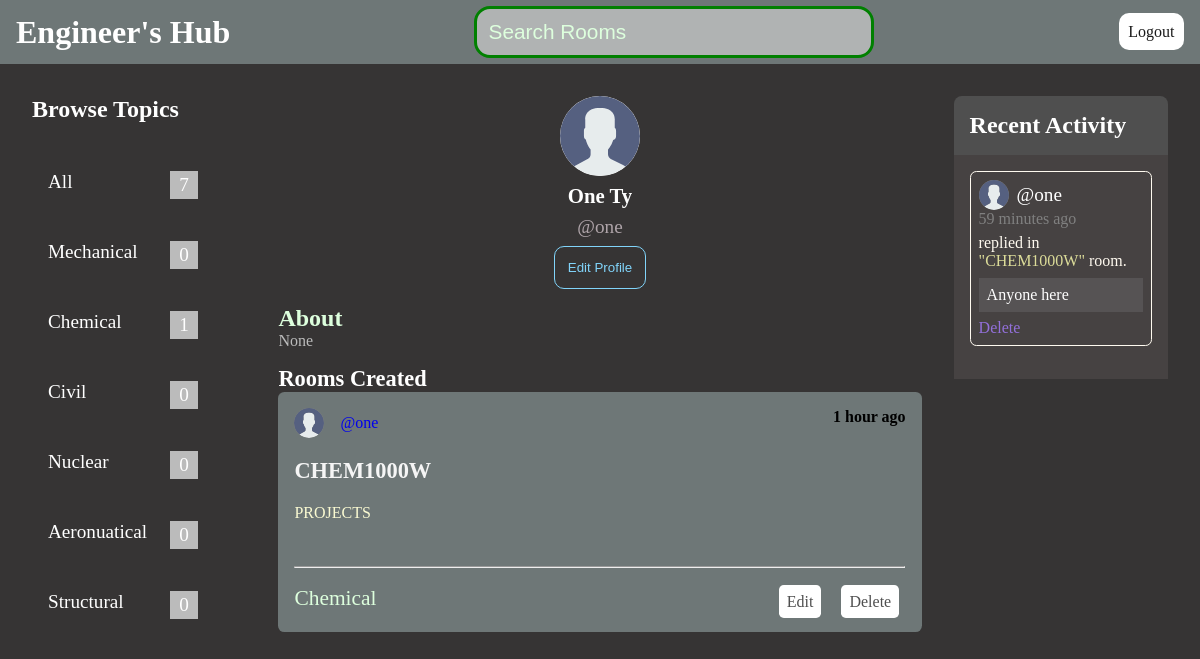
Screenshot of /proflie/2 (signed in) with the database file from the repository.
### handle_app/models.py (models this page shows, shortened)
class Topic(models.Model):
    name = models.CharField(max_length=200)

class User(AbstractUser):
    email = models.EmailField(unique=True)
    bio = models.TextField(max_length=250, null=True, blank=True)
    avatar = models.ImageField(null=True, default='avatar.svg')
    USERNAME_FIELD = 'email'
    REQUIRED_FIELDS = []

class Room(models.Model):
    host = models.ForeignKey(User, on_delete=models.SET_NULL, null=True, related_name='host_rooms')
    topic = models.ForeignKey(Topic, on_delete=models.SET_NULL, null=True, related_name='room_topic')
    name = models.CharField(max_length=140)
    description = models.TextField(null=True, blank=True)
    participants = models.ManyToManyField(User, related_name='participants', blank=True)
    created = models.DateTimeField(auto_now_add=True)
    updated = models.DateTimeField(auto_now=True)
    class Meta:
        ordering = ['-updated', '-created']
    def __str__(self):
        return self.name

class Message(models.Model):
    user = models.ForeignKey(User, on_delete=models.CASCADE, related_name='host_messages')
    room = models.ForeignKey(Room, on_delete=models.SET_NULL, null=True, related_name='room_messages')
    body = models.TextField(null=True)
    created = models.DateTimeField(auto_now_add=True)
    updated = models.DateTimeField(auto_now=True)
    class Meta:
        ordering = ['-updated', '-created']
    def __str__(self):
        return self.body[0:40]

### handle_app/views.py (the view)
# urls.py: path('proflie/<int:pk>', views.userProfilePage, name='profile'),
def userProfilePage(request, pk):
    user = User.objects.get(id=pk)
    rooms = user.host_rooms.all()
    room_messages = user.host_messages.all()
    topics = Topic.objects.all()
    context = {
        'user': user,
        'rooms': rooms,
        'room_messages': room_messages,
        'topics': topics,
    }
    return render(request, 'handle/profile.html', context)

### handle_app/templates/handle/profile.html (shortened to what this page needs)
<!DOCTYPE html>
{% load static %}
<html lang="en">
<head>
    <link rel="stylesheet" href="{% static 'handles/profile.css' %}">
</head>
<body>
    <header>
        <h1><a href="{% url 'rooms' %}">Engineer's Hub</a></h1>
        <form method="get" action="{% url 'rooms' %}">
            <input type="text" name="q" placeholder="Search Rooms">
        </form>
        <p class="logout"><a href="{% url 'logout' %}">Logout</a></p>
    </header>
    <main>
        <section class="topics">
            {% include 'handle/includes/topics.html' %}
        </section>
        <section>
            <article class="user_data">
                <img src="{{ user.avatar.url }}">
                <h1>{{ user.first_name }} {{ user.last_name }}</h1>
                <p>@{{ user.username }}</p>
                {% if request.user == user %}
                <a href="{% url 'update-user' %}"><button>Edit Profile</button></a>
                {% endif %}
            </article>
            <h2 class="user_about">About</h2>
            <p class="user_bio">{{ user.bio }}</p>
            <h3 class="user_data_h3">Rooms Created</h3>
            {% include 'handle/includes/feed.html' %}
        </section>
        <section class="activities">
            {% include 'handle/includes/activity.html' %}
        </section>
    </main>
</body>
</html>

### handle_app/templates/handle/includes/topics.html
<h1>Browse Topics</h1>
<article class="topics_loop">
    <p class="count_container"><a href="{% url 'rooms' %}">All <span class="topics_number">{{ topics.count |add:1 }}</span></a></p>
    {% for topic in topics %}
        <p class="count_container"><a href="{% url 'rooms' %}?q={{ topic.name }}">{{ topic.name }} <span class="topics_number">{{ topic.room_topic.all.count }}</span></a></p>
    {% endfor %}
</article>

### handle_app/templates/handle/includes/activity.html
<h2>Recent Activity</h2>
    <section class="activity_container">
    {% for message in room_messages %}
        <article class="activity_loop">
            <figure class="image_container">
                <img src="{{ message.user.avatar.url }}" class="image">
                <p class="user"><a href="{% url 'profile' message.user.id %}">@{{ message.user.username }}</a></p>
            </figure>
            <p class="time">{{ message.created| timesince }} ago</p>
            <p class="replied">replied in <a href="{% url 'room-detail' message.room.id %}">"{{ message.room }}"</a> room.</p>
            <p class="message">{{ message }}</p>
            {% if request.user == message.user %}
                <p class="delete"><a href="{% url 'delete-message' pk=message.id %}">Delete</a></p>
            {% endif %}
        </article>
    {% endfor %}
    </section>

### handle_app/templates/handle/includes/feed.html
{% for room in rooms %}
<article class="feed_rooms">
    {% if request.user == room.host %}
        <article class="delete_edit">
            <a href="{% url 'update-room' room.id %}">Edit</a>
            <a href="{% url 'delete-room' room.id %}">Delete</a>
        </article>
    {% endif %}
    <article class="name_date">
        <figure class="image_container">
            <img src="{{ room.host.avatar.url }}" class="image_feed image">
            <a href="{% url 'profile' room.host.id %}">@{{ room.host.username }}</a>
        </figure>
        <h4>{{ room.created| timesince }} ago</h4>
    </article>
    <h5><a href="{% url 'room-detail' room.id %}">{{ room.name }}</a></h5>
    <p class="description">{{ room.description }}</p>
    <p class="topic_name">{{ room.topic.name }}</p>
    <hr class="line">
</article>
{% endfor %}

### handle_app/static/handles/profile.css (style rules this page uses)
*, *::before, *::after { margin: 0; padding: 0; box-sizing: border-box; }
a { text-decoration: none; }
body { background-color: #363434; max-height: 97vh; }
main { display: grid; grid-template-columns: 1fr 3fr 1fr; }
header { background-color: #6e7777; height: 4rem; padding: 1rem; display: flex; justify-content: space-between; align-items: center; }
header h1 a { color: white; }
header input { width: 25rem; padding: 0.7rem; border-radius: 1rem; background-color: rgba(220, 220, 220, 0.6); caret-color: #ddffdd; color: #ddffdd; outline: none; border: 3px solid green; font-size: 1.3rem; }
header input::placeholder { color: #ddffdd; }
header p a { color: #1b1b1b; padding: 0.6rem; border-radius: 10px; background-color: white; text-decoration: none; }
main { display: grid; grid-template-columns: 1fr 3fr 1fr; gap: 2rem; padding: 2rem; }
.topics h1 { color: white; font-size: 1.5rem; margin-bottom: 2rem; }
.topics_loop { padding: 1rem; display: flex; flex-direction: column; justify-content: space-evenly; gap: 3rem; }
.topics_loop a { color: white; text-decoration: none; font-size: 1.2rem; }
.name_date { display: flex; justify-content: space-between; }
.feed_rooms { background-color: #6e7777; height: 15rem; padding: 1rem; margin-bottom: 1rem; border-radius: 0.4rem; position: relative; }
.feed_rooms h5 { margin-top: 1.3rem; text-decoration: none; }
.feed_rooms h5 a { text-decoration: none; color: whitesmoke; font-size: 1.4rem; }
.description { margin-top: 1.2rem; color: lightgoldenrodyellow; }
.line { position: absolute; bottom: 4rem; width: 95%; }
.topic_name { position: absolute; left: 1rem; bottom: 1.3rem; font-size: 1.34rem; color: #ddffdd; }
.delete_edit { position: absolute; right: 1rem; bottom: 1.3rem; margin-right: 0.4rem; }
.delete_edit a { text-decoration: none; margin-left: 1rem; padding: 0.5rem; border-radius: 0.3rem; background-color: white; color: #4f4f4f; }
.image_container { display: flex; align-items: center; }
.image { width: 30px; height: 30px; border-radius: 50%; background-color: gray; margin-right: 0.5rem; }
.image_container .image_feed { margin-right: 1rem; }
.activities h2 { color: white; background-color: #4f4f4f; padding: 1rem; border-radius: 0.5rem 0.5rem 0rem 0rem; }
.activity_container { padding: 1rem; background-color: #464242; max-height: 550px; overflow: auto; }
.activity_loop { padding: 0.5rem; border: 0.1rem solid floralwhite; border-radius: 0.4rem; margin-bottom: 1.1rem; }
.activity_loop .user a { text-decoration: none; color: white; font-size: 1.2rem; }
.activity_loop .time { color: gray; margin-bottom: 0.4rem; }
.activity_loop .replied { color: floralwhite; margin-bottom: 0.5rem; }
.activity_loop .replied a { color: #dcdc99; text-decoration: none; }
.activity_loop .message { width: 100%; max-height: 7rem; padding: 0.5rem; background-color: rgba(148, 148, 154, 0.2); color: white; }
.activity_loop .delete { margin-top: 0.4rem; }
.activity_loop .delete a { text-decoration: none; color: mediumpurple; margin-top: 1rem; }
.user_data img { width: 80px; height: 80px; border-radius: 50%; background-color: white; }
.user_data { display: flex; flex-direction: column; gap: 0.5rem; justify-content: center; align-items: center; margin-bottom: 1rem; }
.user_data h1 { color: white; font-size: 1.3rem; }
.user_data p { color: #afa4a9; font-size: 1.2rem; }
.user_data button { padding: 0.8rem; color: #81d4fa; background-color: transparent; border: 1px solid #81d4fa; border-radius: 10px; }
.user_data_h3 { color: white; font-size: 1.4rem; }
.user_about { color: #ddffdd; }
.user_bio { color: #bbbbbb; margin-bottom: 1rem; }
.count_container { position: relative; }
.topics_number { position: absolute; right: 2rem; background-color: #bbbbbb; padding: 0.2rem 0.6rem; }

### rows the page displays
Topic: name "Mechanical", room_topic.all.count "0"
Topic: name "Chemical", room_topic.all.count "1"
Topic: name "Civil", room_topic.all.count "0"
Topic: name "Nuclear", room_topic.all.count "0"
Topic: name "Aeronuatical", room_topic.all.count "0"
Topic: name "Structural", room_topic.all.count "0"
User: avatar (placeholder picture), first_name "One", last_name "Ty", username "one", bio "None"
Room: shows "Edit", host.avatar (placeholder picture), host.username "one", created "1 hour", name "CHEM1000W", description "PROJECTS", topic.name "Chemical"
Message: user.avatar (placeholder picture), user.username "one", created "59 minutes", room "CHEM1000W", body "Anyone here", shows "Delete"

### other values shown
{{ topics.count |add:1 }} "7"
